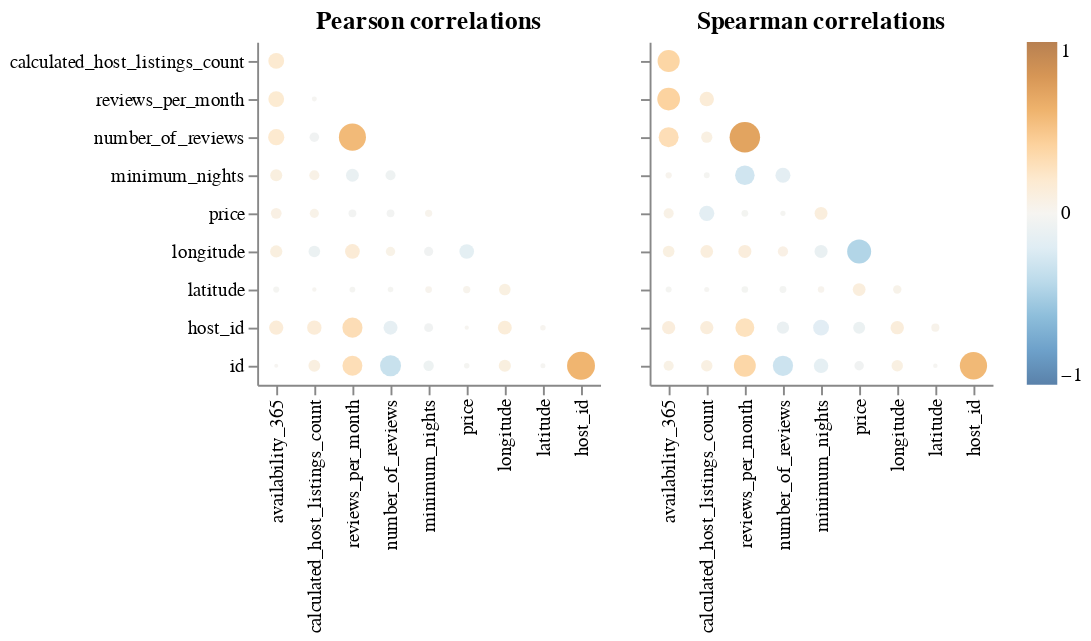

Here is the notebook cell this chart was saved with:
### Code cell
aly.corr(train_df)

### Figure 1 — Vega specification as saved in the notebook (floating-point values rounded to 4 significant figures)
{"$schema": "https://vega.github.io/schema/vega/v5.json", "data": [{"name": "source_0"}, {"name": "data_0", "values": [{"abs_value": 0.1809, "index": "availability_365", "value": 0.1809, "variable": "reviews_per_month"}, {"abs_value": 0.007927, "index": "calculated_host_listings_count", "value": -0.007927, "variable": "reviews_per_month"}, {"abs_value": 0.03639, "index": "reviews_per_month", "value": -0.03639, "variable": "price"}, {"abs_value": 0.07805, "index": "availability_365", "value": 0.07805, "variable": "price"}, {"abs_value": 0.02869, "index": "minimum_nights", "value": 0.02869, "variable": "price"}, {"abs_value": 0.0353, "index": "number_of_reviews", "value": -0.0353, "variable": "price"}, {"abs_value": 0.05315, "index": "calculated_host_listings_count", "value": 0.05315, "variable": "price"}, {"abs_value": 0.1916, "index": "availability_365", "value": 0.1916, "variable": "number_of_reviews"}, {"abs_value": 0.05887, "index": "calculated_host_listings_count", "value": -0.05887, "variable": "number_of_reviews"}, {"abs_value": 0.5548, "index": "reviews_per_month", "value": 0.5548, "variable": "number_of_reviews"}, {"abs_value": 0.06721, "index": "calculated_host_listings_count", "value": 0.06721, "variable": "minimum_nights"}, {"abs_value": 0.06657, "index": "number_of_reviews", "value": -0.06657, "variable": "minimum_nights"}, {"abs_value": 0.1172, "index": "reviews_per_month", "value": -0.1172, "variable": "minimum_nights"}, {"abs_value": 0.1009, "index": "availability_365", "value": 0.1009, "variable": "minimum_nights"}, {"abs_value": 0.05391, "index": "minimum_nights", "value": -0.05391, "variable": "longitude"}, {"abs_value": 0.09284, "index": "calculated_host_listings_count", "value": -0.09284, "variable": "longitude"}, {"abs_value": 0.1539, "index": "price", "value": -0.1539, "variable": "longitude"}, {"abs_value": 0.05596, "index": "number_of_reviews", "value": 0.05596, "variable": "longitude"}, {"abs_value": 0.104, "index": "availability_365", "value": 0.104, "variable": "longitude"}, {"abs_value": 0.1565, "index": "reviews_per_month", "value": 0.1565, "variable": "longitude"}, {"abs_value": 0.03, "index": "price", "value": 0.03, "variable": "latitude"}, {"abs_value": 0.02403, "index": "minimum_nights", "value": 0.02403, "variable": "latitude"}, {"abs_value": 0.01262, "index": "number_of_reviews", "value": -0.01262, "variable": "latitude"}, {"abs_value": 0.01478, "index": "reviews_per_month", "value": -0.01478, "variable": "latitude"}, {"abs_value": 0.09212, "index": "longitude", "value": 0.09212, "variable": "latitude"}, {"abs_value": 0.01794, "index": "availability_365", "value": -0.01794, "variable": "latitude"}, {"abs_value": 0.003539, "index": "calculated_host_listings_count", "value": 0.003539, "variable": "latitude"}, {"abs_value": 0.5898, "index": "host_id", "value": 0.5898, "variable": "id"}, {"abs_value": 0.008088, "index": "latitude", "value": -0.008088, "variable": "id"}, {"abs_value": 0.0009824, "index": "availability_365", "value": -0.0009824, "variable": "id"}, {"abs_value": 0.1034, "index": "longitude", "value": 0.1034, "variable": "id"}, {"abs_value": 0.01204, "index": "price", "value": -0.01204, "variable": "id"}, {"abs_value": 0.07248, "index": "minimum_nights", "value": -0.07248, "variable": "id"}, {"abs_value": 0.3295, "index": "number_of_reviews", "value": -0.3295, "variable": "id"}, {"abs_value": 0.2955, "index": "reviews_per_month", "value": 0.2955, "variable": "id"}, {"abs_value": 0.09595, "index": "calculated_host_listings_count", "value": 0.09595, "variable": "id"}, {"abs_value": 0.01185, "index": "latitude", "value": 0.01185, "variable": "host_id"}, {"abs_value": 0.1451, "index": "availability_365", "value": 0.1451, "variable": "host_id"}, {"abs_value": 0.1382, "index": "longitude", "value": 0.1382, "variable": "host_id"}, {"abs_value": 0.002775, "index": "price", "value": 0.002775, "variable": "host_id"}, {"abs_value": 0.05014, "index": "minimum_nights", "value": -0.05014, "variable": "host_id"}, {"abs_value": 0.1399, "index": "number_of_reviews", "value": -0.1399, "variable": "host_id"}, {"abs_value": 0.3009, "index": "reviews_per_month", "value": 0.3009, "variable": "host_id"}, {"abs_value": 0.1485, "index": "calculated_host_listings_count", "value": 0.1485, "variable": "host_id"}, {"abs_value": 0.182, "index": "availability_365", "value": 0.182, "variable": "calculated_host_listings_count"}]}, {"name": "source_1"}, {"name": "data_1", "values": [{"abs_value": 0.3884, "index": "availability_365", "value": 0.3884, "variable": "reviews_per_month"}, {"abs_value": 0.1495, "index": "calculated_host_listings_count", "value": 0.1495, "variable": "reviews_per_month"}, {"abs_value": 0.02426, "index": "reviews_per_month", "value": -0.02426, "variable": "price"}, {"abs_value": 0.0666, "index": "availability_365", "value": 0.0666, "variable": "price"}, {"abs_value": 0.1171, "index": "minimum_nights", "value": 0.1171, "variable": "price"}, {"abs_value": 0.009643, "index": "number_of_reviews", "value": -0.009643, "variable": "price"}, {"abs_value": 0.1661, "index": "calculated_host_listings_count", "value": -0.1661, "variable": "price"}, {"abs_value": 0.2954, "index": "availability_365", "value": 0.2954, "variable": "number_of_reviews"}, {"abs_value": 0.08669, "index": "calculated_host_listings_count", "value": 0.08669, "variable": "number_of_reviews"}, {"abs_value": 0.7063, "index": "reviews_per_month", "value": 0.7063, "variable": "number_of_reviews"}, {"abs_value": 0.01517, "index": "calculated_host_listings_count", "value": -0.01517, "variable": "minimum_nights"}, {"abs_value": 0.1634, "index": "number_of_reviews", "value": -0.1634, "variable": "minimum_nights"}, {"abs_value": 0.2831, "index": "reviews_per_month", "value": -0.2831, "variable": "minimum_nights"}, {"abs_value": 0.01881, "index": "availability_365", "value": 0.01881, "variable": "minimum_nights"}, {"abs_value": 0.1205, "index": "minimum_nights", "value": -0.1205, "variable": "longitude"}, {"abs_value": 0.1128, "index": "calculated_host_listings_count", "value": 0.1128, "variable": "longitude"}, {"abs_value": 0.4335, "index": "price", "value": -0.4335, "variable": "longitude"}, {"abs_value": 0.07051, "index": "number_of_reviews", "value": 0.07051, "variable": "longitude"}, {"abs_value": 0.092, "index": "availability_365", "value": 0.092, "variable": "longitude"}, {"abs_value": 0.1209, "index": "reviews_per_month", "value": 0.1209, "variable": "longitude"}, {"abs_value": 0.1155, "index": "price", "value": 0.1155, "variable": "latitude"}, {"abs_value": 0.02093, "index": "minimum_nights", "value": 0.02093, "variable": "latitude"}, {"abs_value": 0.02563, "index": "number_of_reviews", "value": -0.02563, "variable": "latitude"}, {"abs_value": 0.02203, "index": "reviews_per_month", "value": -0.02203, "variable": "latitude"}, {"abs_value": 0.04298, "index": "longitude", "value": 0.04298, "variable": "latitude"}, {"abs_value": 0.01659, "index": "availability_365", "value": -0.01659, "variable": "latitude"}, {"abs_value": 0.008351, "index": "calculated_host_listings_count", "value": -0.008351, "variable": "latitude"}, {"abs_value": 0.5633, "index": "host_id", "value": 0.5633, "variable": "id"}, {"abs_value": 0.004149, "index": "latitude", "value": -0.004149, "variable": "id"}, {"abs_value": 0.06761, "index": "availability_365", "value": 0.06761, "variable": "id"}, {"abs_value": 0.09034, "index": "longitude", "value": 0.09034, "variable": "id"}, {"abs_value": 0.05828, "index": "price", "value": -0.05828, "variable": "id"}, {"abs_value": 0.1515, "index": "minimum_nights", "value": -0.1515, "variable": "id"}, {"abs_value": 0.3052, "index": "number_of_reviews", "value": -0.3052, "variable": "id"}, {"abs_value": 0.358, "index": "reviews_per_month", "value": 0.358, "variable": "id"}, {"abs_value": 0.08942, "index": "calculated_host_listings_count", "value": 0.08942, "variable": "id"}, {"abs_value": 0.03939, "index": "latitude", "value": 0.03939, "variable": "host_id"}, {"abs_value": 0.1244, "index": "availability_365", "value": 0.1244, "variable": "host_id"}, {"abs_value": 0.1277, "index": "longitude", "value": 0.1277, "variable": "host_id"}, {"abs_value": 0.09919, "index": "price", "value": -0.09919, "variable": "host_id"}, {"abs_value": 0.1833, "index": "minimum_nights", "value": -0.1833, "variable": "host_id"}, {"abs_value": 0.1056, "index": "number_of_reviews", "value": -0.1056, "variable": "host_id"}, {"abs_value": 0.2647, "index": "reviews_per_month", "value": 0.2647, "variable": "host_id"}, {"abs_value": 0.125, "index": "calculated_host_listings_count", "value": 0.125, "variable": "host_id"}, {"abs_value": 0.3676, "index": "availability_365", "value": 0.3676, "variable": "calculated_host_listings_count"}]}, {"name": "source_0_concat_0_x_domain_index", "values": [{"index": "availability_365", "sort_field": 0.0}, {"index": "calculated_host_listings_count", "sort_field": 1.0}, {"index": "reviews_per_month", "sort_field": 2.0}, {"index": "minimum_nights", "sort_field": 4.0}, {"index": "number_of_reviews", "sort_field": 3.0}, {"index": "price", "sort_field": 5.0}, {"index": "longitude", "sort_field": 6.0}, {"index": "host_id", "sort_field": 8.0}, {"index": "latitude", "sort_field": 7.0}]}, {"name": "source_0_concat_0_y_domain_variable", "values": [{"sort_field": 1.0, "variable": "reviews_per_month"}, {"sort_field": 4.0, "variable": "price"}, {"sort_field": 2.0, "variable": "number_of_reviews"}, {"sort_field": 3.0, "variable": "minimum_nights"}, {"sort_field": 5.0, "variable": "longitude"}, {"sort_field": 6.0, "variable": "latitude"}, {"sort_field": 8.0, "variable": "id"}, {"sort_field": 7.0, "variable": "host_id"}, {"sort_field": 0.0, "variable": "calculated_host_listings_count"}]}, {"name": "source_1_concat_1_x_domain_index", "values": [{"index": "availability_365", "sort_field": 0.0}, {"index": "calculated_host_listings_count", "sort_field": 1.0}, {"index": "reviews_per_month", "sort_field": 2.0}, {"index": "minimum_nights", "sort_field": 4.0}, {"index": "number_of_reviews", "sort_field": 3.0}, {"index": "price", "sort_field": 5.0}, {"index": "longitude", "sort_field": 6.0}, {"index": "host_id", "sort_field": 8.0}, {"index": "latitude", "sort_field": 7.0}]}, {"name": "source_1_concat_1_y_domain_variable", "values": [{"sort_field": 1.0, "variable": "reviews_per_month"}, {"sort_field": 4.0, "variable": "price"}, {"sort_field": 2.0, "variable": "number_of_reviews"}, {"sort_field": 3.0, "variable": "minimum_nights"}, {"sort_field": 5.0, "variable": "longitude"}, {"sort_field": 6.0, "variable": "latitude"}, {"sort_field": 8.0, "variable": "id"}, {"sort_field": 7.0, "variable": "host_id"}, {"sort_field": 0.0, "variable": "calculated_host_listings_count"}]}], "signals": [{"name": "concat_0_x_step", "value": 20}, {"name": "concat_0_width", "update": "bandspace(domain('concat_0_x').length, 1, 0.5) * concat_0_x_step"}, {"name": "concat_0_y_step", "value": 20}, {"name": "concat_0_height", "update": "bandspace(domain('concat_0_y').length, 1, 0.5) * concat_0_y_step"}, {"name": "concat_1_x_step", "value": 20}, {"name": "concat_1_width", "update": "bandspace(domain('concat_1_x').length, 1, 0.5) * concat_1_x_step"}, {"name": "concat_1_y_step", "value": 20}, {"name": "concat_1_height", "update": "bandspace(domain('concat_1_y').length, 1, 0.5) * concat_1_y_step"}], "marks": [{"type": "group", "name": "concat_0_group", "encode": {"update": {"height": {"signal": "concat_0_height"}, "width": {"signal": "concat_0_width"}}}, "marks": [{"type": "symbol", "name": "concat_0_marks", "from": {"data": "data_0"}, "encode": {"update": {"shape": {"value": "circle"}, "tooltip": {"signal": "{\"corr\": format(datum[\"value\"], \".2f\"), \"x\": isValid(datum[\"index\"]) ? datum[\"index\"] : \"\"+datum[\"index\"], \"y\": isValid(datum[\"variable\"]) ? datum[\"variable\"] : \"\"+datum[\"variable\"]}"}, "y": {"field": "variable", "scale": "concat_0_y"}, "x": {"field": "index", "scale": "concat_0_x"}, "size": {"field": "abs_value", "scale": "size"}, "opacity": {"value": 0.7}, "fill": {"field": "value", "scale": "color"}}}, "style": ["circle"]}], "axes": [{"scale": "concat_0_x", "grid": false, "orient": "bottom", "labelAngle": 270, "zindex": 0, "labelAlign": "right", "labelBaseline": "middle"}, {"scale": "concat_0_y", "grid": false, "zindex": 0, "orient": "left"}], "title": {"text": "Pearson correlations", "frame": "group"}, "style": "cell"}, {"type": "group", "name": "concat_1_group", "encode": {"update": {"width": {"signal": "concat_1_width"}, "height": {"signal": "concat_1_height"}}}, "marks": [{"type": "symbol", "name": "concat_1_marks", "from": {"data": "data_1"}, "encode": {"update": {"fill": {"field": "value", "scale": "color"}, "y": {"field": "variable", "scale": "concat_1_y"}, "shape": {"value": "circle"}, "x": {"field": "index", "scale": "concat_1_x"}, "size": {"field": "abs_value", "scale": "size"}, "opacity": {"value": 0.7}, "tooltip": {"signal": "{\"corr\": format(datum[\"value\"], \".2f\"), \"x\": isValid(datum[\"index\"]) ? datum[\"index\"] : \"\"+datum[\"index\"], \"y\": isValid(datum[\"variable\"]) ? datum[\"variable\"] : \"\"+datum[\"variable\"]}"}}}, "style": ["circle"]}], "axes": [{"scale": "concat_1_x", "labelAlign": "right", "labelBaseline": "middle", "zindex": 0, "orient": "bottom", "grid": false, "labelAngle": 270}, {"scale": "concat_1_y", "orient": "left", "labels": false, "zindex": 0, "grid": false}], "title": {"text": "Spearman correlations", "frame": "group"}, "style": "cell"}], "scales": [{"name": "color", "type": "linear", "domain": [-1, 1], "range": {"scheme": "blueorange"}, "zero": true, "interpolate": "hcl"}, {"name": "size", "type": "linear", "domain": [0, 1], "range": [4, 361], "zero": true}, {"name": "concat_0_x", "type": "point", "domain": {"data": "source_0_concat_0_x_domain_index", "field": "index", "sort": {"op": "max", "field": "sort_field"}}, "range": {"step": {"signal": "concat_0_x_step"}}, "padding": 0.5}, {"name": "concat_0_y", "type": "point", "domain": {"data": "source_0_concat_0_y_domain_variable", "field": "variable", "sort": {"op": "max", "field": "sort_field"}}, "range": {"step": {"signal": "concat_0_y_step"}}, "padding": 0.5}, {"name": "concat_1_x", "type": "point", "domain": {"data": "source_1_concat_1_x_domain_index", "field": "index", "sort": {"op": "max", "field": "sort_field"}}, "range": {"step": {"signal": "concat_1_x_step"}}, "padding": 0.5}, {"name": "concat_1_y", "type": "point", "domain": {"data": "source_1_concat_1_y_domain_variable", "field": "variable", "sort": {"op": "max", "field": "sort_field"}}, "range": {"step": {"signal": "concat_1_y_step"}}, "padding": 0.5}], "background": "white", "legends": [{"fill": "color", "gradientLength": {"signal": "clamp(concat_0_height, 64, 200)"}, "encode": {"gradient": {"update": {"opacity": {"value": 0.7}}}}}], "padding": 5, "config": {"style": {"cell": {"strokeWidth": 0}}}, "layout": {"padding": 20, "bounds": "full", "align": "each"}}
